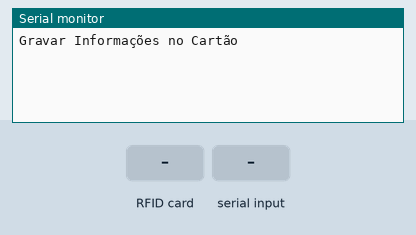
The sketch below on a simulated Arduino Uno, built with avr-gcc and run on an emulated ATmega328P. Parts: the last lines printed to the serial monitor. The inputs (shaded band) are chosen by the test bench.

Above: at 1.2 s.
1.3 s: RFID card 5E 7A 19 C4 held to the reader
At 2.5 s:
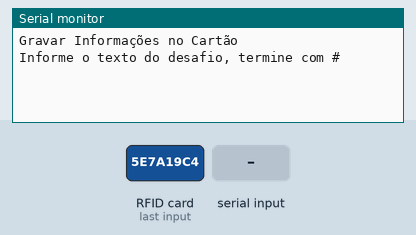
2.8 s: "1#" received over Serial
At 3.4 s:
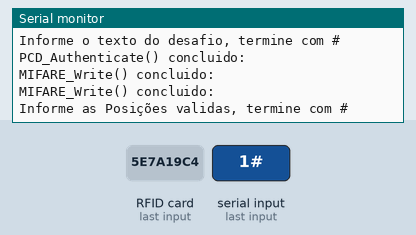
4.3 s: "0#" received over Serial
At 5.7 s:
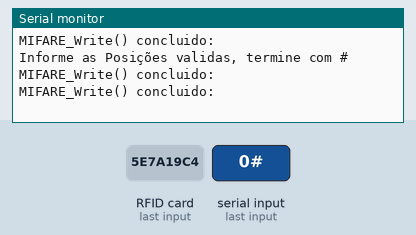

Measured:
- after the input at 1.3 s, the serial monitor: prints a new line at once (image 1)
- after the input at 2.8 s, the serial monitor: prints a new line at once (image 2)
- after the input at 4.3 s, the serial monitor: prints a new line after 0.06 s (image 3)

The sketch:

escrita_cartao.ino
```cpp
#include <SPI.h>
#include <MFRC522.h>

constexpr uint8_t RST_PIN = 9;
constexpr uint8_t SS_PIN = 10;

MFRC522 mfrc522(SS_PIN, RST_PIN);

void setup() {
  Serial.begin(9600);
  SPI.begin();
  mfrc522.PCD_Init();
  Serial.println(F("Gravar Informações no Cartão"));
}

void loop() {

  // Prepare key - all keys are set to FFFFFFFFFFFFh at chip delivery from the factory.
  MFRC522::MIFARE_Key key;
  for (byte i = 0; i < 6; i++) key.keyByte[i] = 0xFF;

  // Look for new cards
  if ( ! mfrc522.PICC_IsNewCardPresent()) {
    return;
  }

  // Select one of the cards
  if ( ! mfrc522.PICC_ReadCardSerial()) {
    return;
  }

  byte buffer[34];
  byte block;
  MFRC522::StatusCode status;
  byte len;

  Serial.setTimeout(20000L) ;
  Serial.println(F("Informe o texto do desafio, termine com #"));
  len = Serial.readBytesUntil('#', (char *) buffer, 30) ;
  for (byte i = len; i < 30; i++) buffer[i] = ' ';

  block = 1;
  status = mfrc522.PCD_Authenticate(MFRC522::PICC_CMD_MF_AUTH_KEY_A, block, &key, &(mfrc522.uid));
  if (status != MFRC522::STATUS_OK) {
    Serial.print(F("PCD_Authenticate() falhou: "));
    Serial.println(mfrc522.GetStatusCodeName(status));
    return;
  }
  else Serial.println(F("PCD_Authenticate() concluido: "));

  // Write block
  status = mfrc522.MIFARE_Write(block, buffer, 16);
  if (status != MFRC522::STATUS_OK) {
    Serial.print(F("MIFARE_Write() falhou: "));
    Serial.println(mfrc522.GetStatusCodeName(status));
    return;
  }
  else Serial.println(F("MIFARE_Write() concluido: "));

  block = 2;
  status = mfrc522.PCD_Authenticate(MFRC522::PICC_CMD_MF_AUTH_KEY_A, block, &key, &(mfrc522.uid));
  if (status != MFRC522::STATUS_OK) {
    Serial.print(F("PCD_Authenticate() falhou: "));
    Serial.println(mfrc522.GetStatusCodeName(status));
    return;
  }

  status = mfrc522.MIFARE_Write(block, &buffer[16], 16);
  if (status != MFRC522::STATUS_OK) {
    Serial.print(F("MIFARE_Write() falhou: "));
    Serial.println(mfrc522.GetStatusCodeName(status));
    return;
  }
  else Serial.println(F("MIFARE_Write() concluido: "));


  Serial.println(F("Informe as Posições validas, termine com #"));
  len = Serial.readBytesUntil('#', (char *) buffer, 20) ;
  for (byte i = len; i < 20; i++) buffer[i] = ' ';

  block = 4;
  //Serial.println(F("Authenticating using key A..."));
  status = mfrc522.PCD_Authenticate(MFRC522::PICC_CMD_MF_AUTH_KEY_A, block, &key, &(mfrc522.uid));
  if (status != MFRC522::STATUS_OK) {
    Serial.print(F("PCD_Authenticate() falhou: "));
    Serial.println(mfrc522.GetStatusCodeName(status));
    return;
  }

  status = mfrc522.MIFARE_Write(block, buffer, 16);
  if (status != MFRC522::STATUS_OK) {
    Serial.print(F("MIFARE_Write() falhou: "));
    Serial.println(mfrc522.GetStatusCodeName(status));
    return;
  }
  else Serial.println(F("MIFARE_Write() concluido: "));

  block = 5;
  status = mfrc522.PCD_Authenticate(MFRC522::PICC_CMD_MF_AUTH_KEY_A, block, &key, &(mfrc522.uid));
  if (status != MFRC522::STATUS_OK) {
    Serial.print(F("PCD_Authenticate() falhou: "));
    Serial.println(mfrc522.GetStatusCodeName(status));
    return;
  }

  status = mfrc522.MIFARE_Write(block, &buffer[16], 16);
  if (status != MFRC522::STATUS_OK) {
    Serial.print(F("MIFARE_Write() falhou: "));
    Serial.println(mfrc522.GetStatusCodeName(status));
    return;
  }
  else Serial.println(F("MIFARE_Write() concluido: "));


  Serial.println(" ");
  mfrc522.PICC_HaltA();
  mfrc522.PCD_StopCrypto1();

}
```
